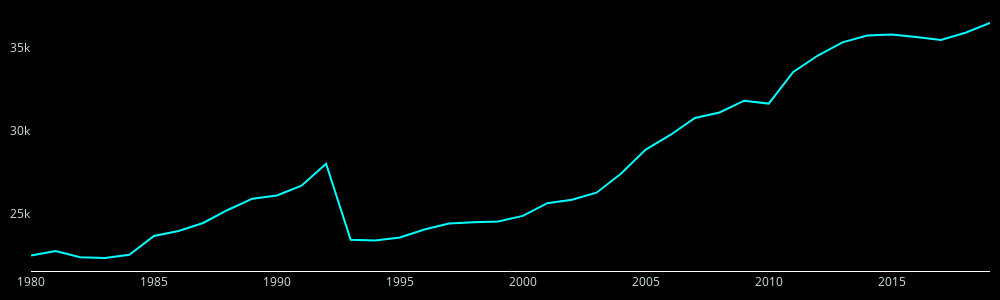

The cell this chart's notebook holds for it:
### Code cell
linealPlot(agrup)

### Figure 1 — Plotly figure (JSON) as saved in the notebook; plotly's stock layout.template omitted (floating-point values rounded to 4 significant figures)
{"data": [{"line": {"color": "cyan"}, "mode": "lines", "name": "Emisiones Co2", "type": "scatter", "x": [1980, 1981, 1982, 1983, 1984, 1985, 1986, 1987, 1988, 1989, 1990, 1991, 1992, 1993, 1994, 1995, 1996, 1997, 1998, 1999, 2000, 2001, 2002, 2003, 2004, 2005, 2006, 2007, 2008, 2009, 2010, 2011, 2012, 2013, 2014, 2015, 2016, 2017, 2018, 2019], "y": [22520.0, 22790.0, 22420.0, 22380.0, 22570.0, 23690.0, 23990.0, 24470.0, 25260.0, 25930.0, 26120.0, 26710.0, 28040.0, 23460.0, 23430.0, 23600.0, 24090.0, 24450.0, 24520.0, 24560.0, 24900.0, 25660.0, 25870.0, 26290.0, 27450.0, 28880.0, 29760.0, 30780.0, 31110.0, 31820.0, 31640.0, 33540.0, 34530.0, 35320.0, 35730.0, 35790.0, 35650.0, 35470.0, 35900.0, 36480.0]}], "layout": {"font": {"color": "#cee3e1"}, "height": 300, "legend": {"bgcolor": "Black", "bordercolor": "LightSteelBlue", "borderwidth": 1, "font": {"color": "LightSteelBlue", "family": "Courier", "size": 12}, "title": {"font": {"family": "Times New Roman"}}, "x": 0.05, "y": 1}, "margin": {"b": 10, "l": 10, "r": 10, "t": 10}, "paper_bgcolor": "black", "plot_bgcolor": "black", "width": 1000, "xaxis": {"linecolor": "rgb(255,255,255)", "showgrid": false, "showline": true}, "yaxis": {"showgrid": false}}}
